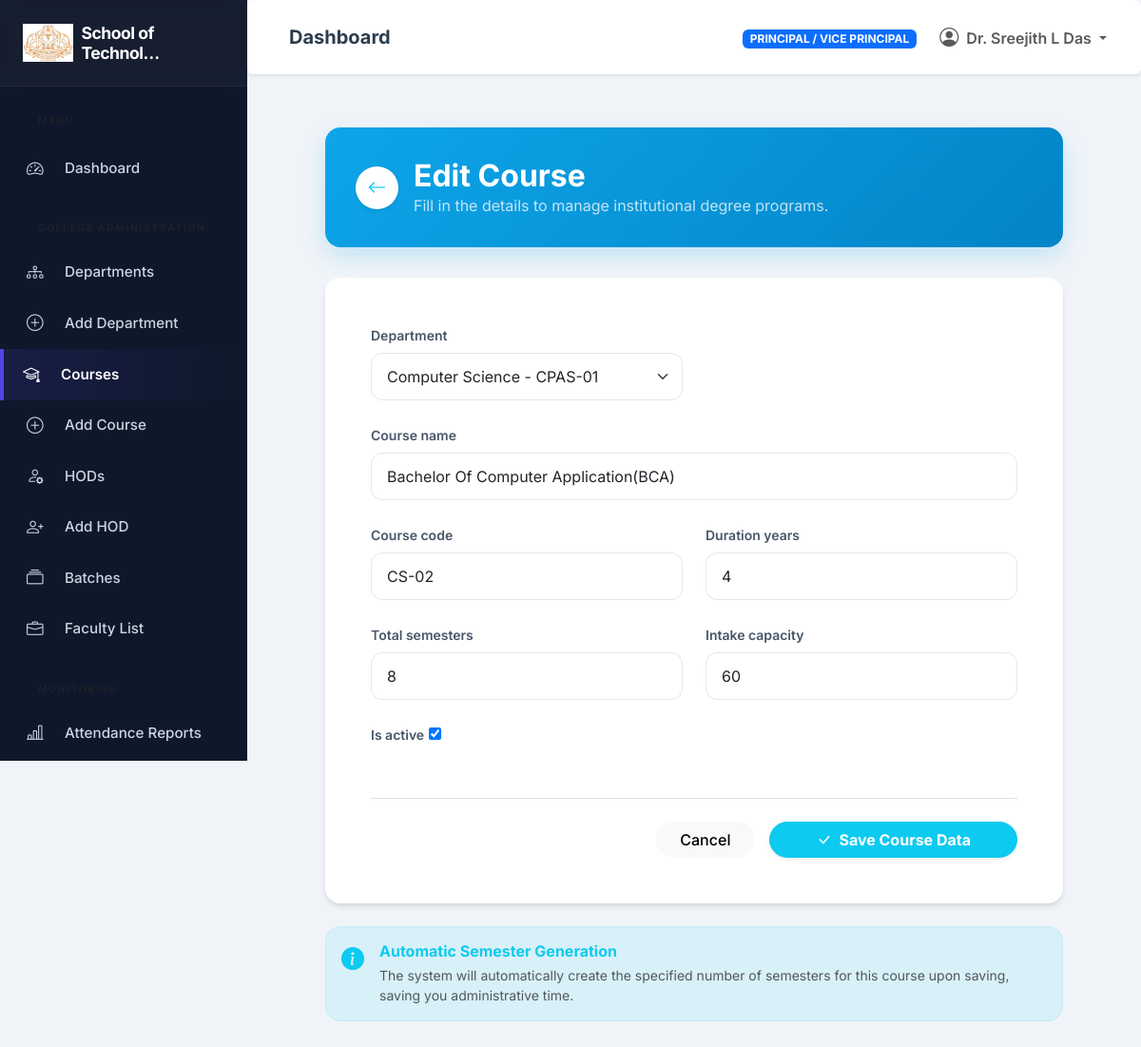
Screenshot of /courses/2/edit/ (signed in) with the database file from the repository.
### institutions/models.py (models this page shows, shortened)
class Institution(models.Model):
    institution_name = models.CharField(max_length=255)
    institution_code = models.CharField(max_length=50, unique=True)
    location = models.TextField()
    principal = models.OneToOneField(settings.AUTH_USER_MODEL, on_delete=models.SET_NULL, null=True, blank=True, related_name='principal_of', limit_choices_to={'role': 'INSTITUTION_ADMIN'})
    vice_principal = models.OneToOneField(settings.AUTH_USER_MODEL, on_delete=models.SET_NULL, null=True, blank=True, related_name='vice_principal_of', limit_choices_to={'role': 'INSTITUTION_ADMIN'})
    contact_email = models.EmailField()
    contact_phone = models.CharField(max_length=20, null=True, blank=True)
    logo = models.ImageField(upload_to='institutions/logos/', null=True, blank=True)
    established_date = models.DateField(null=True, blank=True)
    is_active = models.BooleanField(default=True)
    created_at = models.DateTimeField(auto_now_add=True)
    updated_at = models.DateTimeField(auto_now=True)
    @property
    def name(self):
        return self.institution_name
    @property
    def code(self):
        return self.institution_code

### accounts/models.py (models this page shows, shortened)
class User(AbstractUser):
    class Role(models.TextChoices):
        SUPER_ADMIN = 'SUPER_ADMIN', 'CPAS Admin'
        INSTITUTION_ADMIN = 'INSTITUTION_ADMIN', 'Principal / Vice Principal'
        HOD = 'HOD', 'HOD'
        FACULTY = 'FACULTY', 'Faculty'
        STUDENT = 'STUDENT', 'Student'
    email = models.EmailField(_('email address'), unique=True)
    role = models.CharField(max_length=20, choices=Role.choices, default=Role.STUDENT)
    phone_number = models.CharField(max_length=15, blank=True, null=True)
    profile_picture = models.ImageField(upload_to='profiles/', null=True, blank=True)
    USERNAME_FIELD = 'email'
    REQUIRED_FIELDS = []
    objects = CustomUserManager()
    @property
    def is_super_admin(self):
        return self.role == self.Role.SUPER_ADMIN or self.is_superuser
    @property
    def is_institution_admin(self):
        return self.role == self.Role.INSTITUTION_ADMIN
    @property
    def is_hod(self):
        return self.role == self.Role.HOD
    @property
    def is_faculty(self):
        return self.role == self.Role.FACULTY
    @property
    def is_student(self):
        return self.role == self.Role.STUDENT

### courses/models.py (models this page shows, shortened)
class Course(models.Model):
    institution = models.ForeignKey(Institution, on_delete=models.CASCADE, related_name='courses')
    department = models.ForeignKey(Department, on_delete=models.CASCADE, related_name='courses')
    course_name = models.CharField(max_length=255)
    course_code = models.CharField(max_length=50)
    duration_years = models.PositiveIntegerField(default=3)
    total_semesters = models.PositiveIntegerField(default=6)
    intake_capacity = models.PositiveIntegerField(default=60)
    description = models.TextField(blank=True, null=True, help_text="Detailed overview of the course.")
    eligibility = models.TextField(blank=True, null=True, help_text="Eligibility criteria for admission.")
    is_featured = models.BooleanField(default=False, help_text="Display this course on the public homepage featured section.")
    icon_class = models.CharField(max_length=50, default='bi-mortarboard', help_text="Bootstrap icon class (e.g. bi-laptop, bi-shield-lock, bi-cpu).")
    is_active = models.BooleanField(default=True)
    created_at = models.DateTimeField(auto_now_add=True)
    class Meta:
        unique_together = (('department', 'course_code'), ('institution', 'course_code'))
        ordering = ['created_at']

### courses/views.py (the view)
# urls.py: path('<int:pk>/edit/', views.course_update, name='course_edit'),
@login_required
@hod_required
def course_update(request, pk):
    course = get_object_or_404(Course, pk=pk)
    if request.method == 'POST':
        form = CourseForm(request.POST, instance=course, user=request.user)
        if form.is_valid():
            form.save()
            messages.success(request, 'Course updated successfully.')
            return redirect('courses:course_list')
    else:
        form = CourseForm(instance=course, user=request.user)
    return render(request, 'courses/course_form.html', {'form': form, 'title': 'Edit Course'})

### accounts/context_processors.py (called while the page is built)
def user_institution(request):
    if not request.user.is_authenticated:
        return {}
    user = request.user
    institution = None
    if user.is_super_admin:
        institution = Institution.objects.first()
    elif user.is_institution_admin:
        institution = getattr(user, 'principal_of', getattr(user, 'vice_principal_of', None))
    elif user.is_hod:
        dept = user.managed_departments.first()
        if dept:
            institution = dept.institution
    elif user.is_faculty:
        if hasattr(user, 'faculty_profile'):
            institution = user.faculty_profile.institution
    elif user.is_student:
        if hasattr(user, 'student_profile'):
            institution = user.student_profile.institution
    return {
        'current_institution': institution
    }

### departments/models.py (called while the page is built)
    def __str__(self):
        return f"{self.department_name} - {self.institution.code}"

### courses/templates/courses/course_form.html (shortened to what this page needs)
{% extends 'base_dashboard.html' %}
{% block dashboard_content %}
<div class="container py-2" style="max-width: 800px;">
    <div class="form-header-card d-flex align-items-center gap-3">
        <a href="{% url 'courses:course_list' %}" class="btn btn-white bg-white text-info rounded-circle p-0 d-flex align-items-center justify-content-center shadow-sm" style="width: 45px; height: 45px;">
            <i class="bi bi-arrow-left fs-5"></i>
        </a>
        <div>
            <h2 class="fw-bold mb-0 text-white">{{ title }}</h2>
            <p class="mb-0 opacity-75">Fill in the details to manage institutional degree programs.</p>
        </div>
    </div>
    <div class="card card-modern">
        <div class="card-body p-4 p-lg-5">
            <form method="post" novalidate>
                <div class="row g-4">
                    {% for field in form %}
                        {% if field.is_hidden %}
                            {{ field }}
                        {% else %}
                            <div class="{% if field.name == 'course_name' %}col-12{% else %}col-md-6{% endif %}">
                                <label class="form-label mb-2">{{ field.label }}</label>
                                {{ field }}
                            </div>
                        {% endif %}
                    {% endfor %}
                </div>
                <div class="d-flex gap-3 justify-content-end mt-5 pt-4 border-top">
                    <a href="{% url 'courses:course_list' %}" class="btn btn-light rounded-pill px-4 fw-medium">Cancel</a>
                    <button type="submit" class="btn btn-info text-white rounded-pill px-5 shadow-sm fw-bold">
                        <i class="bi bi-check-lg me-2"></i>Save Course Data
                    </button>
                </div>
            </form>
        </div>
    </div>
    {% if not course %}
    <div class="mt-4 p-3 bg-info bg-opacity-10 border border-info border-opacity-10 rounded-4">
        <div class="d-flex gap-3">
            <i class="bi bi-info-circle-fill text-info fs-4"></i>
            <div>
                <h6 class="fw-bold text-info mb-1">Automatic Semester Generation</h6>
                <p class="mb-0 small text-muted">The system will automatically create the specified number of semesters for this course upon saving, saving you administrative time.</p>
            </div>
        </div>
    </div>
    {% endif %}
</div>
{% endblock %}

### templates/includes/sidebar.html (shortened to what this page needs)
<nav id="sidebar">
    <div class="sidebar-header">
        <a href="{% url 'dashboard:index' %}" class="text-decoration-none">
            <h4 class="mb-0 fw-bold d-flex align-items-center text-white">
                {% if current_institution and current_institution.logo %}
                    <img src="{{ current_institution.logo.url }}" alt="{{ current_institution.name }}" class="me-2" style="max-height: 40px; width: auto; object-fit: contain;">
                {% else %}
                    <i class="bi bi-mortarboard-fill me-2 text-primary"></i>
                {% endif %}
                <span style="font-size: 1.1rem; letter-spacing: -0.5px;">
                    {% if current_institution %}
                        {{ current_institution.name|truncatechars:18 }}
                    {% else %}
                        CPAS ERP
                    {% endif %}
                </span>
            </h4>
        </a>
    </div>
    <ul class="list-unstyled components">
        <p class="text-uppercase fw-bold ms-3 mb-2 text-muted" style="font-size:0.65rem;">Menu</p>
        <li class="{% if '/dashboard/' in request.path %}active{% endif %}">
            {% if user.is_super_admin %}
                <a href="{% url 'dashboard:admin_dashboard' %}"><i class="bi bi-speedometer2 me-2"></i> Dashboard</a>
            {% elif user.is_institution_admin %}
                <a href="{% url 'dashboard:principal_dashboard' %}"><i class="bi bi-speedometer2 me-2"></i> Dashboard</a>
            {% elif user.is_hod %}
                <a href="{% url 'dashboard:hod_dashboard' %}"><i class="bi bi-speedometer2 me-2"></i> Dashboard</a>
            {% elif user.is_faculty %}
                <a href="{% url 'dashboard:faculty_dashboard' %}"><i class="bi bi-speedometer2 me-2"></i> Dashboard</a>
            {% elif user.is_student %}
                <a href="{% url 'dashboard:student_dashboard' %}"><i class="bi bi-speedometer2 me-2"></i> Dashboard</a>
            {% else %}
                <a href="{% url 'accounts:login' %}"><i class="bi bi-speedometer2 me-2"></i> Dashboard</a>
            {% endif %}
        </li>
        {% if user.is_institution_admin %}
        <p class="text-uppercase fw-bold ms-3 mt-3 mb-1 text-muted" style="font-size:0.65rem;">College Administration</p>
        <li><a href="{% url 'departments:department_list' %}"><i class="bi bi-diagram-3 me-2"></i> Departments</a></li>
        <li><a href="{% url 'departments:department_add' %}"><i class="bi bi-plus-circle me-2"></i> Add Department</a></li>
        <li><a href="{% url 'courses:course_list' %}"><i class="bi bi-mortarboard me-2"></i> Courses</a></li>
        <li><a href="{% url 'courses:course_add' %}"><i class="bi bi-plus-circle me-2"></i> Add Course</a></li>
        <li><a href="{% url 'departments:manage_hods' %}"><i class="bi bi-person-gear me-2"></i> HODs</a></li>
        <li><a href="{% url 'departments:add_hod' %}"><i class="bi bi-person-plus me-2"></i> Add HOD</a></li>
        <li><a href="{% url 'students:batch_list' %}"><i class="bi bi-collection me-2"></i> Batches</a></li>
        <li><a href="{% url 'faculty:faculty_list' %}"><i class="bi bi-briefcase me-2"></i> Faculty List</a></li>
        <p class="text-uppercase fw-bold ms-3 mt-3 mb-1 text-muted" style="font-size:0.65rem;">Monitoring</p>
        <li><a href="{% url 'attendance:attendance_report' %}"><i class="bi bi-bar-chart-line me-2"></i> Attendance Reports</a></li>
        <li><a href="{% url 'examinations:exam_list' %}"> Examinations</a></li>
        {% endif %}
    </ul>
</nav>

### templates/includes/navbar.html (shortened to what this page needs)
<nav class="navbar navbar-expand-lg navbar-light bg-white rounded shadow-sm mb-4 p-3">
    <div class="container-fluid">
        <h5 class="mb-0 ms-3 fw-bold text-gray-800 d-none d-md-block">
            {% block page_title %}Dashboard{% endblock %}
        </h5>
        <div class="collapse navbar-collapse d-flex justify-content-end" id="navbarSupportedContent">
            <ul class="nav navbar-nav ml-auto align-items-center">
                <li class="nav-item me-3">
                    <span class="badge bg-primary text-uppercase px-2 py-1">{{ user.get_role_display }}</span>
                </li>
                <li class="nav-item dropdown">
                    <a class="nav-link dropdown-toggle fw-semibold" href="#" id="navbarDropdown" role="button" data-bs-toggle="dropdown">
                        <i class="bi bi-person-circle fs-5 me-1"></i> {{ user.get_full_name|default:user.email }}
                    </a>
                </li>
            </ul>
        </div>
    </div>
</nav>

### static/css/style.css (style rules this page uses)
:root { --primary-color: #0b3d91; --secondary-color: #f1c40f; --accent-color: #c0392b; --text-dark: #2c3e50; --text-light: #ecf0f1; --bg-light: #f0f4f8; --sidebar-bg: #0f172a; --sidebar-hover: #1e293b; --sidebar-active: #4f46e5; }
*, *::before, *::after { box-sizing: border-box; }
body { font-family: 'Inter', sans-serif; color: var(--text-dark); background-color: var(--bg-light); overflow-x: hidden; margin: 0; scroll-behavior: smooth; }
a { text-decoration: none; transition: all 0.2s ease; }
#sidebar { min-width: 260px; max-width: 260px; background: var(--sidebar-bg); color: #e2e8f0; transition: all 0.3s cubic-bezier(0.4, 0, 0.2, 1); position: sticky; top: 0; height: 100vh; overflow-y: auto; overflow-x: hidden; z-index: 1040; scrollbar-width: thin; scrollbar-color: #334155 transparent; }
#sidebar .sidebar-header { padding: 1.5rem; background: rgba(255,255,255,0.03); border-bottom: 1px solid rgba(255,255,255,0.05); position: sticky; top: 0; z-index: 10; backdrop-filter: blur(8px); }
#sidebar ul.components { padding: 1rem 0; list-style: none; margin: 0; }
#sidebar ul p { color: #94a3b8; padding: 0.75rem 1.5rem 0.5rem; font-size: 0.7rem; font-weight: 800; text-transform: uppercase; letter-spacing: 0.15em; margin-bottom: 0; }
#sidebar ul li a { padding: 0.85rem 1.5rem; font-size: 0.95rem; display: flex; align-items: center; color: #cbd5e1; transition: all 0.25s ease; border-left: 4px solid transparent; font-weight: 500; }
#sidebar ul li.active > a { color: #fff; background: linear-gradient(90deg, rgba(79,70,229,0.15) 0%, transparent 100%); border-left-color: var(--sidebar-active); font-weight: 600; box-shadow: inset 4px 0 0 0 var(--sidebar-active); border-left: none; }
#sidebar ul li a i { font-size: 1.1rem; min-width: 2rem; transition: transform 0.2s ease; }
.btn { transition: all 0.3s cubic-bezier(0.4, 0, 0.2, 1); font-weight: 500; }
.card { transition: all 0.3s ease; border: 1px solid rgba(0,0,0,0.05); }

### courses/templates/courses/course_form.html (style rules this page uses)
.form-header-card { background: linear-gradient(135deg, #0ea5e9 0%, #0284c7 100%); border-radius: 1rem; color: white; padding: 2rem; margin-bottom: 2rem; box-shadow: 0 10px 25px rgba(14, 165, 233, 0.2); }
.card-modern { border: none; border-radius: 1rem; box-shadow: 0 4px 6px -1px rgba(0, 0, 0, 0.1), 0 2px 4px -1px rgba(0, 0, 0, 0.06); }
.form-label { font-weight: 600; color: #475569; font-size: 0.875rem; }
.form-control, .form-select { border-radius: 0.75rem; padding: 0.75rem 1rem; border: 1px solid #e2e8f0; transition: all 0.2s; }

### rows the page displays
Institution: logo (picture), name "School of Technol…"
User: role "PRINCIPAL / VICE PRINCIPAL", get_full_name "Dr. Sreejith L Das"
Course: form "Computer Science - CPAS-01" "Bachelor Of Computer Application(BCA)" "CS-02" "4" "8" "60" "☑"

### other values shown
{{ title }} "Edit Course"
{{ field.label }} "Department" "Course name" "Course code" "Duration years" "Total semesters" "Intake capacity" "Is active"
